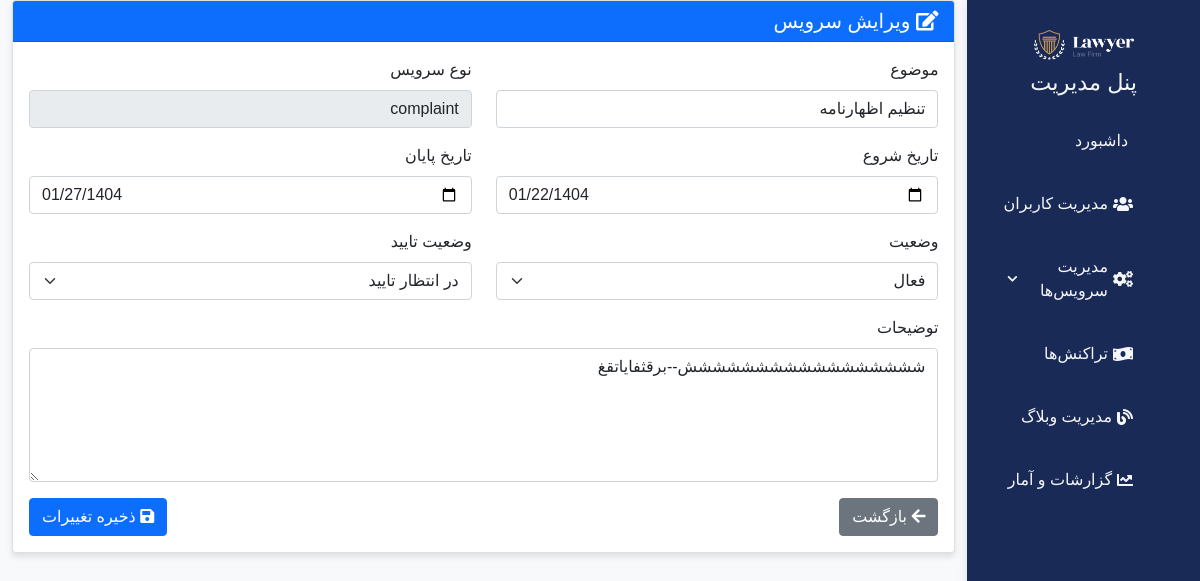
/adminpanel/admin-userupdate-service/4/ (signed in), run on an earlier commit of the app's database.
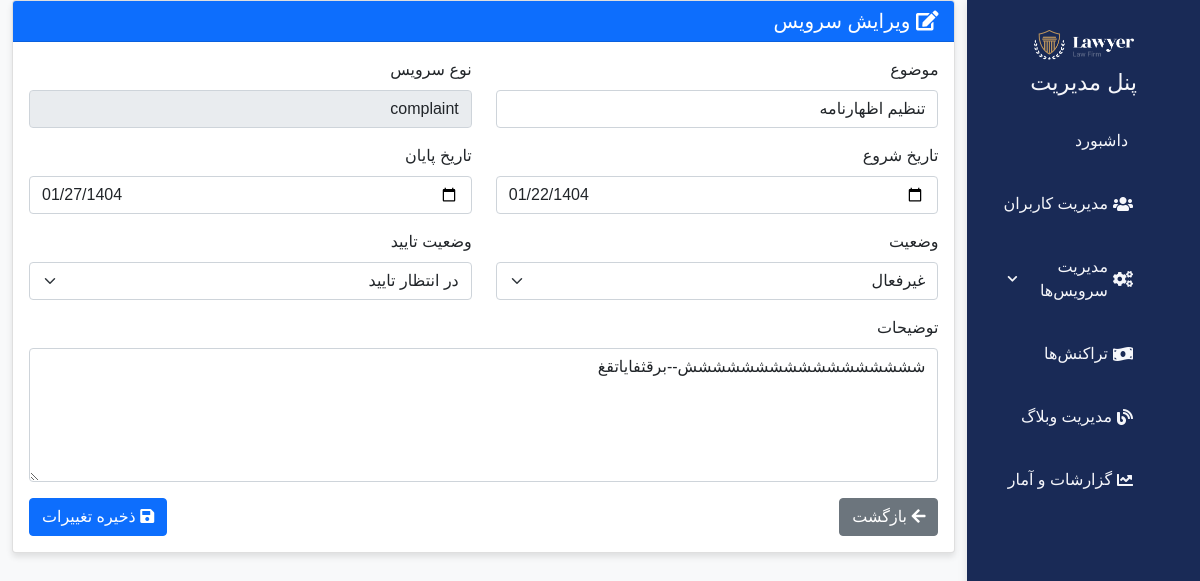
And on a later commit of the database.
### service/models.py (models this page shows)
class UserServiceRequest(models.Model):
    user = models.ForeignKey(Client, on_delete=models.CASCADE)
    service = models.ForeignKey(Service, on_delete=models.CASCADE)
    start_date = models.DateTimeField()
    end_date = models.DateTimeField()
    title = models.CharField(max_length=500,null=True,blank=True)
    description = models.TextField(null=True, blank=True)
    is_active = models.BooleanField(default=True)
    is_accepted = models.BooleanField(default=False)
    is_paid = models.BooleanField(default=False)
    attachment = models.FileField(upload_to='service_attachments/', null=True, blank=True,
                                validators=[FileExtensionValidator(allowed_extensions=['jpg', 'jpeg', 'png', 'pdf', 'doc', 'docx','zip'])])  # حداکثر حجم 50 مگابایت

class Service(models.Model):
    SERVICE_CHOICES = [
        ('call', 'تماس تلفنی'),
        ('text', 'پیام متنی'),
        ('complaint', 'تنظیم شکایت'),
        ('ekhtesasi', 'اختصاصی'),
    ]
    name = models.CharField(max_length=20, choices=SERVICE_CHOICES)
    price = models.IntegerField()

### users/admin/admin_panel.py (the view, shortened to what this page needs)
# urls.py: path('admin-userupdate-service/<int:id>/', admin_userupdate_service, name='admin_userupdate_service'),
@login_required
@user_passes_test(is_admin)
def admin_userupdate_service(request, id):
        print(id)
        service = UserServiceRequest.objects.get(id=id)
        print(service)
        context = {
            'service': service,
        }
        print(context)
        print(333333333333333)
        return render(request, 'users/admin_userupdate_service.html', context)

### users/admin/admin_panel.py (called while the page is built)
def is_admin(user):
    return user.is_superuser or user.is_staff

### users/templates/users/admin_userupdate_service.html (shortened to what the changed rows need)
<!DOCTYPE html>
<html lang="fa" dir="rtl">
<head>
    <link rel="stylesheet" href="https://cdn.jsdelivr.net/npm/bootstrap@5.0.2/dist/css/bootstrap.rtl.min.css">
    <link rel="stylesheet" href="https://cdnjs.cloudflare.com/ajax/libs/font-awesome/5.15.4/css/all.min.css">
</head>
<body>
    {% load static %}
    <div class="admin-panel">
        {% include "users/admin_sidebar.html" %}
        <div class="container">
            <div class="card">
                <div class="card-body">
                    <form method="POST" action="{% url 'admin_userupdate_service' service.id %}">
                        <div class="row mb-3">
                            <div class="col-md-6">
                                <label for="title" class="form-label">موضوع</label>
                                <input type="text" class="form-control" id="title" name="title"
                                    value="{{ service.title }}" required>
                            </div>
                            <div class="col-md-6">
                                <label for="service_type" class="form-label">نوع سرویس</label>
                                <input type="text" class="form-control" id="service_type"
                                    value="{{ service.service.name }}" disabled>
                            </div>
                        </div>
                        <div class="row mb-3">
                            <div class="col-md-6">
                                <label for="start_date" class="form-label">تاریخ شروع</label>
                                <input type="date" class="form-control" id="start_date" name="start_date"
                                    value="{{ service.start_date|date:'Y-m-d' }}" required>
                            </div>
                            <div class="col-md-6">
                                <label for="end_date" class="form-label">تاریخ پایان</label>
                                <input type="date" class="form-control" id="end_date" name="end_date"
                                    value="{{ service.end_date|date:'Y-m-d' }}" required>
                            </div>
                        </div>
                        <div class="row mb-3">
                            <div class="col-md-6">
                                <label for="is_active" class="form-label">وضعیت</label>
                                <select class="form-select" id="is_active" name="is_active">
                                    <option value="1" {% if service.is_active %}selected{% endif %}>فعال</option>
                                    <option value="0" {% if not service.is_active %}selected{% endif %}>غیرفعال</option>
                                </select>
                            </div>
                            <div class="col-md-6">
                                <label for="is_accepted" class="form-label">وضعیت تایید</label>
                                <select class="form-select" id="is_accepted" name="is_accepted">
                                    <option value="0" {% if not service.is_accepted %}selected{% endif %}>در انتظار
                                        تایید</option>
                                </select>
                            </div>
                        </div>
                        <div class="mb-3">
                            <label for="description" class="form-label">توضیحات</label>
                            <textarea class="form-control" id="description" name="description"
                                rows="5">{{ service.description }}</textarea>
                        </div>
                    </form>
                </div>
            </div>
        </div>
    </div>
</body>
</html>

What changed in the data, as far as the page shows it:
changed UserServiceRequest "تنظیم اظهارنامه": is_active "فعال" → "غیرفعال"
